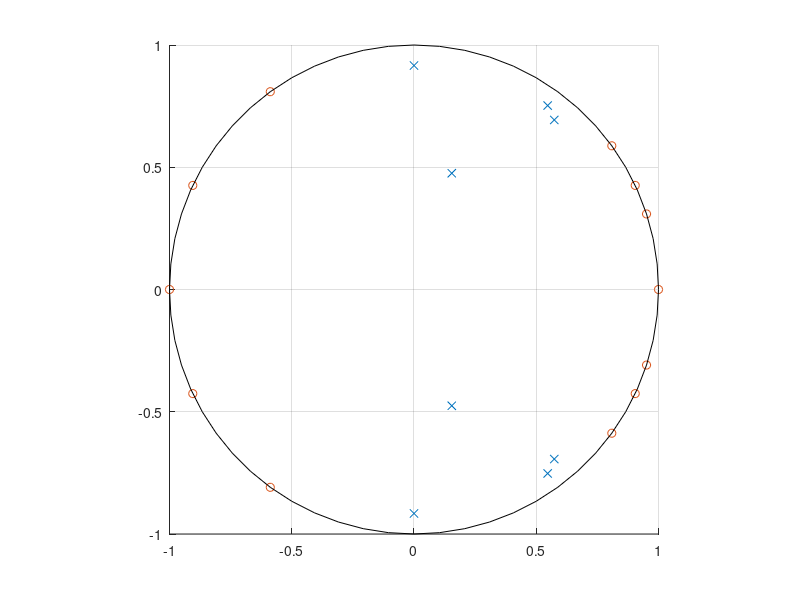
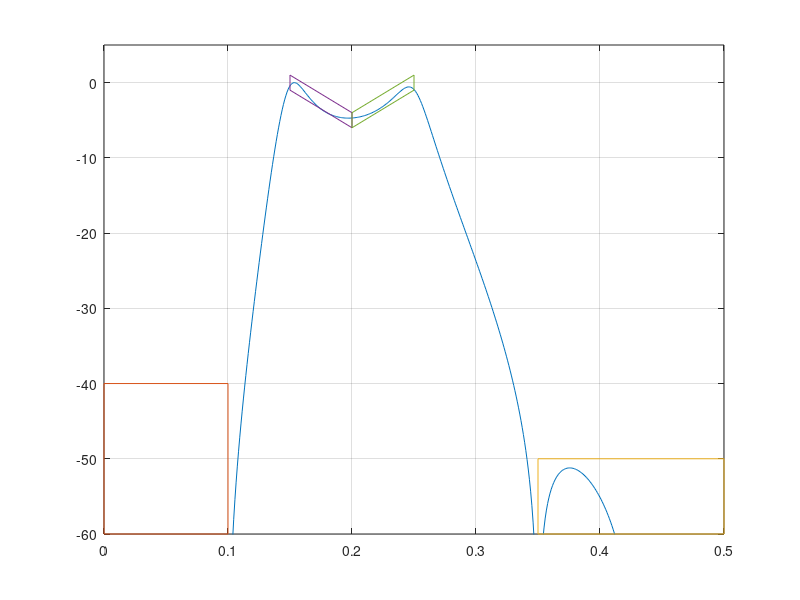

MATLAB code to generate these figures, in order:
%% Lab 3 - Task 2

%This function is designed to take pole and zeros in the z-plane and create
%a filter based on those poles.  Our specific filter was required to
%attenuate -40dB at frequencies below f = .1 and -50dB at frequencies above
%f = .35.  In the .15 < f < .25 band, there is a pass band which must fit
%the graph given in the lab manual.

N = 1024;
f = linspace(0,1,N);
w = 2*pi*f;
z = exp(j*w);




iir_poles =[
    .9 * exp(j*2*pi*.14*[1 -1]), ...
    .93 * exp(j*2*pi*.15*[1 -1]), ...
    .5 * exp(j*2*pi*.2*[1 -1]), ...
    .916 * exp(j*2*pi*.25*[1 -1])
    
    
];

iir_zeros =[
   	1, ...
    -1, ...
    exp(j*2*pi*.05*[1 -1]), ...
    exp(j*2*pi*.07*[1 -1]), ...
    exp(j*2*pi*.1*[1 -1]), ...
    exp(j*2*pi*.35*[1 -1]), ...
    exp(j*2*pi*.43*[1 -1]), ...
];

num = poly(iir_zeros);
den = poly(iir_poles);
hold on;
plot(iir_poles, 'x');
plot(iir_zeros, 'o');
rectangle('Position',[-1 -1 2 2],'Curvature',[1 1]);
grid;
axis square;

k = 1/(max(abs(polyval(num,z)./polyval(den,z))));

H = 20*log10(k*abs(polyval(num,z)./polyval(den,z)));

figure;
plot(f,H);
hold on;
grid on;
xlim([0 .5]);
ylim([-60, 5]);

%% Geometric Limits for Gain
plot([0 .1 .1 0 0],[-40 -40 -60 -60 -40])
plot([.35 .5 .5 .35 .35],[-50 -50 -60 -60 -50])

plot([.15 .2 .2 .15 .15],[1 -4 -6 -1 1])
plot([.2 .25 .25 .2 .2],[-4 1 -1 -6 -4]);








